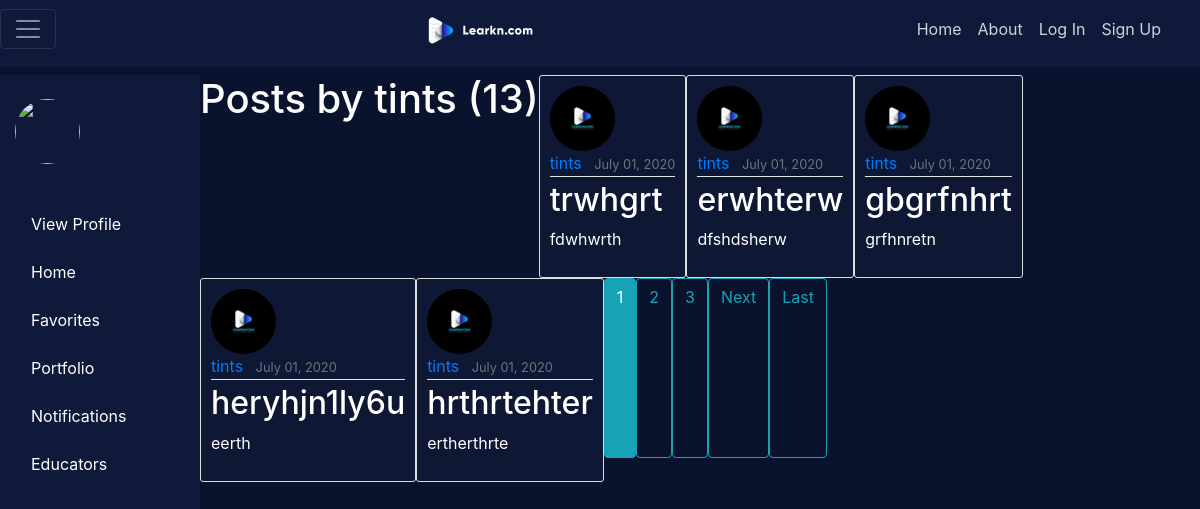
The app's page /user/tints with its own data.
### blog/models.py (models this page shows, shortened)
class Post(models.Model):
    title = models.CharField(max_length=100)
    content = models.TextField()
    date_posted = models.DateTimeField(default=timezone.now)
    author = models.ForeignKey(User, on_delete=models.CASCADE)

### users/models.py (models this page shows, shortened)
class Profile(models.Model):
    user = models.OneToOneField(User, on_delete=models.CASCADE)
    image = models.ImageField(default='default.jpg', upload_to='profile_pics')

### blog/views.py (the view)
# urls.py: path('user/<str:username>', UserPostListView.as_view(), name='user-posts'),
class UserPostListView(ListView):
    model = Post
    template_name = 'blog/user_posts.html'  # <app>/<model>_<viewtype>.html
    context_object_name = 'posts'
    paginate_by = 5
    def get_queryset(self):
        user = get_object_or_404(User, username=self.kwargs.get('username'))
        return Post.objects.filter(author=user).order_by('-date_posted')

### blog/templates/blog/user_posts.html (shortened to what this page needs)
{% extends "blog/base.html" %}
{% block content %}
    <h1 class="mb-3">Posts by {{ view.kwargs.username }} ({{ page_obj.paginator.count }})</h1>
    {% for post in posts %}
        <article class="media content-section">
          <img class="rounded-circle article-img" src="{{ post.author.profile.image.url }}">
          <div class="media-body">
            <div class="article-metadata">
              <a class="mr-2" href="{% url 'user-posts' post.author.username %}">{{ post.author }}</a>
              <small class="text-muted">{{ post.date_posted|date:"F d, Y" }}</small>
            </div>
            <h2><a class="article-title" href="{% url 'post-detail' post.id %}">{{ post.title }}</a></h2>
            <p class="article-content">{{ post.content }}</p>
          </div>
        </article>
    {% endfor %}
    {% if is_paginated %}
      {% for num in page_obj.paginator.page_range %}
        {% if page_obj.number == num %}
          <a class="btn btn-info mb-4" href="?page={{ num }}">{{ num }}</a>
        {% elif num > page_obj.number|add:'-3' and num < page_obj.number|add:'3' %}
          <a class="btn btn-outline-info mb-4" href="?page={{ num }}">{{ num }}</a>
        {% endif %}
      {% endfor %}
      {% if page_obj.has_next %}
        <a class="btn btn-outline-info mb-4" href="?page={{ page_obj.next_page_number }}">Next</a>
        <a class="btn btn-outline-info mb-4" href="?page={{ page_obj.paginator.num_pages }}">Last</a>
      {% endif %}
    {% endif %}
{% endblock content %}

### blog/static/blog/main.css (style rules this page uses)
body { background: #0A132E; color: #ffffff; margin-top: 0; font-size: 16px; }
h1, h2, h3, h4, h5, h6 { color: #fcfcfc; }
.content-section { background: rgb(14, 23, 51); padding: 10px 10px; border: 1px solid #dddddd; border-radius: 3px; display: grid; }
.article-title { color: #ffffff; }
.article-content { white-space: pre-line; }
.article-img { height: 65px; width: 65px; margin-right: 16px; }
.article-metadata { padding-bottom: 1px; margin-bottom: 4px; border-bottom: 1px solid #e3e3e3 }

### records on screen
Post: author.profile.image (placeholder picture), author "tints", date_posted "July 01, 2020", title "trwhgrt", content "fdwhwrth"
Post: author.profile.image (placeholder picture), author "tints", date_posted "July 01, 2020", title "erwhterw", content "dfshdsherw"
Post: author.profile.image (placeholder picture), author "tints", date_posted "July 01, 2020", title "gbgrfnhrt", content "grfhnretn"
Post: author.profile.image (placeholder picture), author "tints", date_posted "July 01, 2020", title "heryhjn1ly6u", content "eerth"
Post: author.profile.image (placeholder picture), author "tints", date_posted "July 01, 2020", title "hrthrtehter", content "ertherthrte"

### other values on screen
{{ view.kwargs.username }} "tints"
{{ page_obj.paginator.count }} "13"
{{ num }} "1"
{{ num }} "2" "3"
